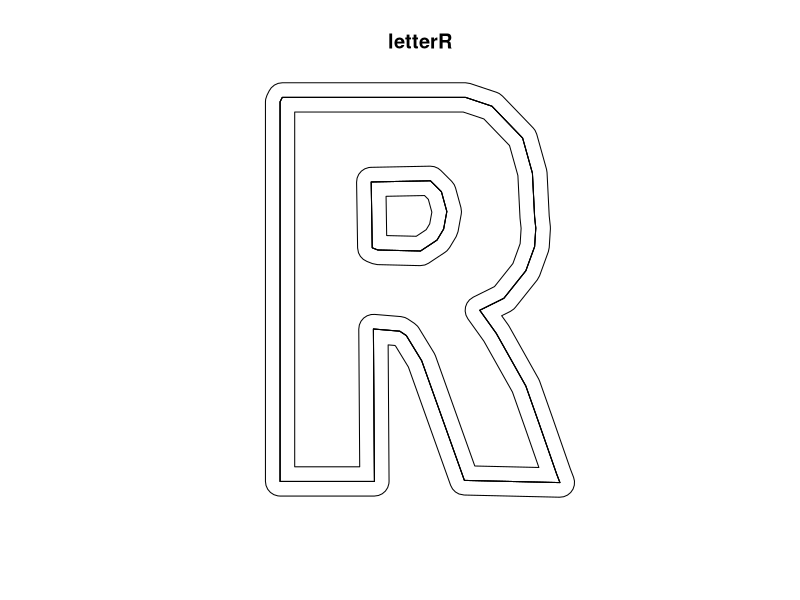

This figure's R source:
library(spatstat)


### Name: border
### Title: Border Region of a Window
### Aliases: border
### Keywords: spatial math

### ** Examples

# rectangle
   u <- unit.square()
   border(u, 0.1)
   border(u, 0.1, outside=TRUE)
# polygon
   ## Don't show: 
opa <- spatstat.options(npixel=32)
## End(Don't show)
   data(letterR)
   plot(letterR)
   plot(border(letterR, 0.1), add=TRUE)
   plot(border(letterR, 0.1, outside=TRUE), add=TRUE)
   ## Don't show: 
spatstat.options(opa)
## End(Don't show)
